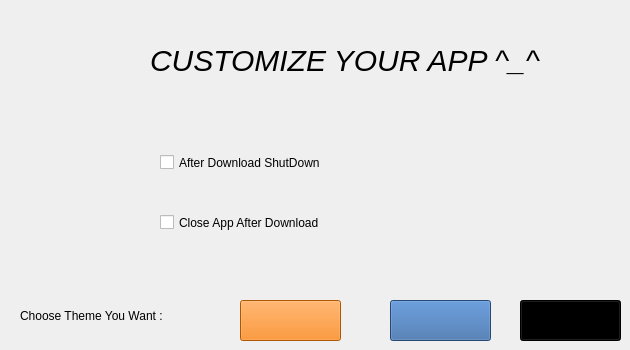
    <widget class="QWidget" name="tab_4">
     <attribute name="title">
      <string>Page</string>
     </attribute>
     <widget class="QLabel" name="label_19">
      <property name="geometry">
       <rect>
        <x>150</x>
        <y>40</y>
        <width>411</width>
        <height>41</height>
       </rect>
      </property>
      <property name="styleSheet">
       <string notr="true">font-size:30px;
font-style:italic;
Color:black;</string>
      </property>
      <property name="text">
       <string>CUSTOMIZE YOUR APP ^_^</string>
      </property>
     </widget>
     <widget class="QCheckBox" name="checkBox">
      <property name="geometry">
       <rect>
        <x>160</x>
        <y>150</y>
        <width>261</width>
        <height>25</height>
       </rect>
      </property>
      <property name="text">
       <string>After Download ShutDown</string>
      </property>
     </widget>
     <widget class="QCheckBox" name="checkBox_2">
      <property name="geometry">
       <rect>
        <x>160</x>
        <y>210</y>
        <width>221</width>
        <height>25</height>
       </rect>
      </property>
      <property name="text">
       <string>Close App After Download</string>
      </property>
     </widget>
     <widget class="QLabel" name="label_20">
      <property name="geometry">
       <rect>
        <x>20</x>
        <y>300</y>
        <width>191</width>
        <height>31</height>
       </rect>
      </property>
      <property name="text">
       <string>Choose Theme You Want :</string>
      </property>
     </widget>
     <widget class="QPushButton" name="pushButton_11">
      <property name="geometry">
       <rect>
        <x>240</x>
        <y>300</y>
        <width>101</width>
        <height>41</height>
       </rect>
      </property>
      <property name="styleSheet">
       <string notr="true">background-color: rgb(245, 121, 0);</string>
      </property>
      <property name="text">
       <string/>
      </property>
     </widget>
     <widget class="QPushButton" name="pushButton_14">
      <property name="geometry">
       <rect>
        <x>390</x>
        <y>300</y>
        <width>101</width>
        <height>41</height>
       </rect>
      </property>
      <property name="styleSheet">
       <string notr="true">background-color: rgb(52, 101, 164);</string>
      </property>
      <property name="text">
       <string/>
      </property>
     </widget>
     <widget class="QPushButton" name="pushButton_15">
      <property name="geometry">
       <rect>
        <x>520</x>
        <y>300</y>
        <width>101</width>
        <height>41</height>
       </rect>
      </property>
      <property name="styleSheet">
       <string notr="true">background-color: rgb(0, 0, 0);</string>
      </property>
      <property name="text">
       <string/>
      </property>
     </widget>
    </widget>
